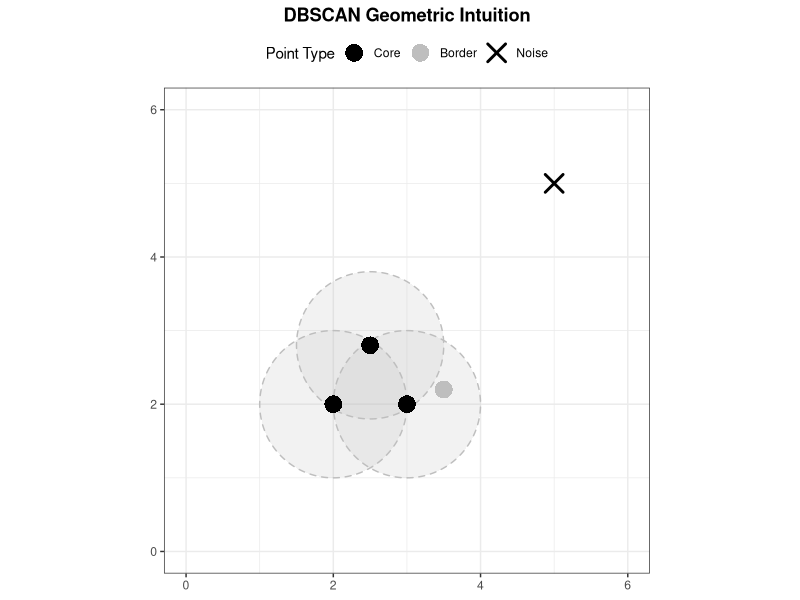
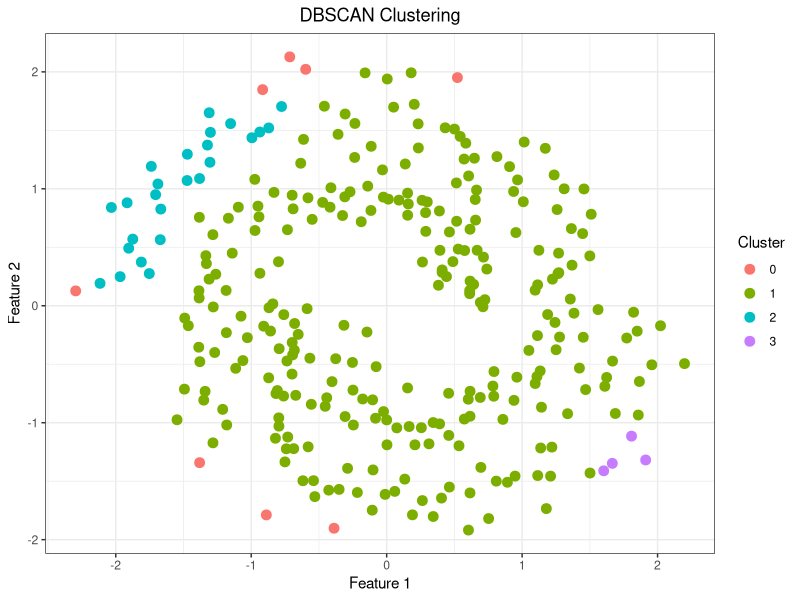

These charts were generated, in order, by the following R code:
## ---- chunk 1
knitr::opts_chunk$set(echo = TRUE)
## ---- chunk 2
# You may need to install these packages if you haven't already.
 #install.packages("ggplot2")
 #install.packages("ggforce")

library(ggplot2)
library(ggforce)
## ---- chunk 3
# Combine all points into a single data frame with a 'type' column.
points_df <- data.frame(
  x = c(2, 3, 2.5, 3.5, 5),
  y = c(2, 2, 2.8, 2.2, 5),
  type = factor(c("Core", "Core", "Core", "Border", "Noise"),
                levels = c("Core", "Border", "Noise"))
)

# Define epsilon and create a data frame for the core point circles
epsilon <- 1.0
core_points_circles <- data.frame(
  x0 = c(2, 3, 2.5),
  y0 = c(2, 2, 2.8),
  r = epsilon
)
## ---- chunk 4
ggplot() +
  # Draw the epsilon circles for core points
  geom_circle(
    data = core_points_circles,
    aes(x0 = x0, y0 = y0, r = r),
    color = "gray",
    fill = "gray",
    alpha = 0.2,
    linetype = "dashed"
  ) +
  
  # Draw the data points
  geom_point(
    data = points_df,
    aes(x = x, y = y, shape = type, color = type),
    size = 5,
    stroke = 1.5 # Makes shapes like 'x' thicker
  ) +
  
  # Set custom colors and shapes to match the Python plot
  scale_color_manual(values = c(Core = "black", Border = "gray", Noise = "black")) +
  scale_shape_manual(values = c(Core = 16, Border = 16, Noise = 4)) + # 16 is a solid circle, 4 is an 'x'
  
  # Set axis limits and ensure aspect ratio is equal so circles are not distorted
  coord_fixed(xlim = c(0, 6), ylim = c(0, 6)) +
  
  # Add titles and labels
  labs(
    title = "DBSCAN Geometric Intuition",
    x = NULL, y = NULL, color = "Point Type", shape = "Point Type"
  ) +
  
  # Apply a clean theme and add a grid
  theme_bw() +
  theme(
    plot.title = element_text(hjust = 0.5, face = "bold"),
    legend.position = "top"
  )

## ---- chunk 5
# You may need to install these packages if you haven't already.
#install.packages("mlbench")
#install.packages("dbscan")
#install.packages("ggplot2")

library(mlbench)
library(dbscan)
library(ggplot2)
## ---- chunk 6
# The mlbench.spirals() function can create a similar non-linear dataset.
# We'll use two spirals, which serve a similar purpose to the 'moons' dataset.
# `set.seed()` is the R equivalent of Python's `random_state`.
set.seed(42)
moons_data <- mlbench.spirals(n = 300, cycles = 1, sd = 0.1)
X <- moons_data$x
## ---- chunk 7
# The scale() function in R standardizes the data (mean=0, sd=1),
# similar to StandardScaler in scikit-learn.
X_scaled <- scale(X)
## ---- chunk 8
# Use the dbscan() function.
# - eps = 0.3: Defines the radius of the neighborhood.
# - minPts = 5: The minimum number of points required for a core point.
dbscan_result <- dbscan(X_scaled, eps = 0.3, minPts = 5)

## ---- chunk 9
# We use ggplot2 for a high-quality visualization.
# First, create a data frame for plotting.
plot_data <- data.frame(
  Feature1 = X_scaled[, 1],
  Feature2 = X_scaled[, 2],
  Cluster = as.factor(dbscan_result$cluster) # Convert cluster numbers to a factor for coloring
)

# Create the plot
ggplot(plot_data, aes(x = Feature1, y = Feature2, color = Cluster)) +
  geom_point(size = 3) +
  labs(
    title = "DBSCAN Clustering",
    x = "Feature 1",
    y = "Feature 2",
    color = "Cluster"
  ) +
  theme_bw() + # A clean black and white theme
  theme(plot.title = element_text(hjust = 0.5)) # Center the plot title
